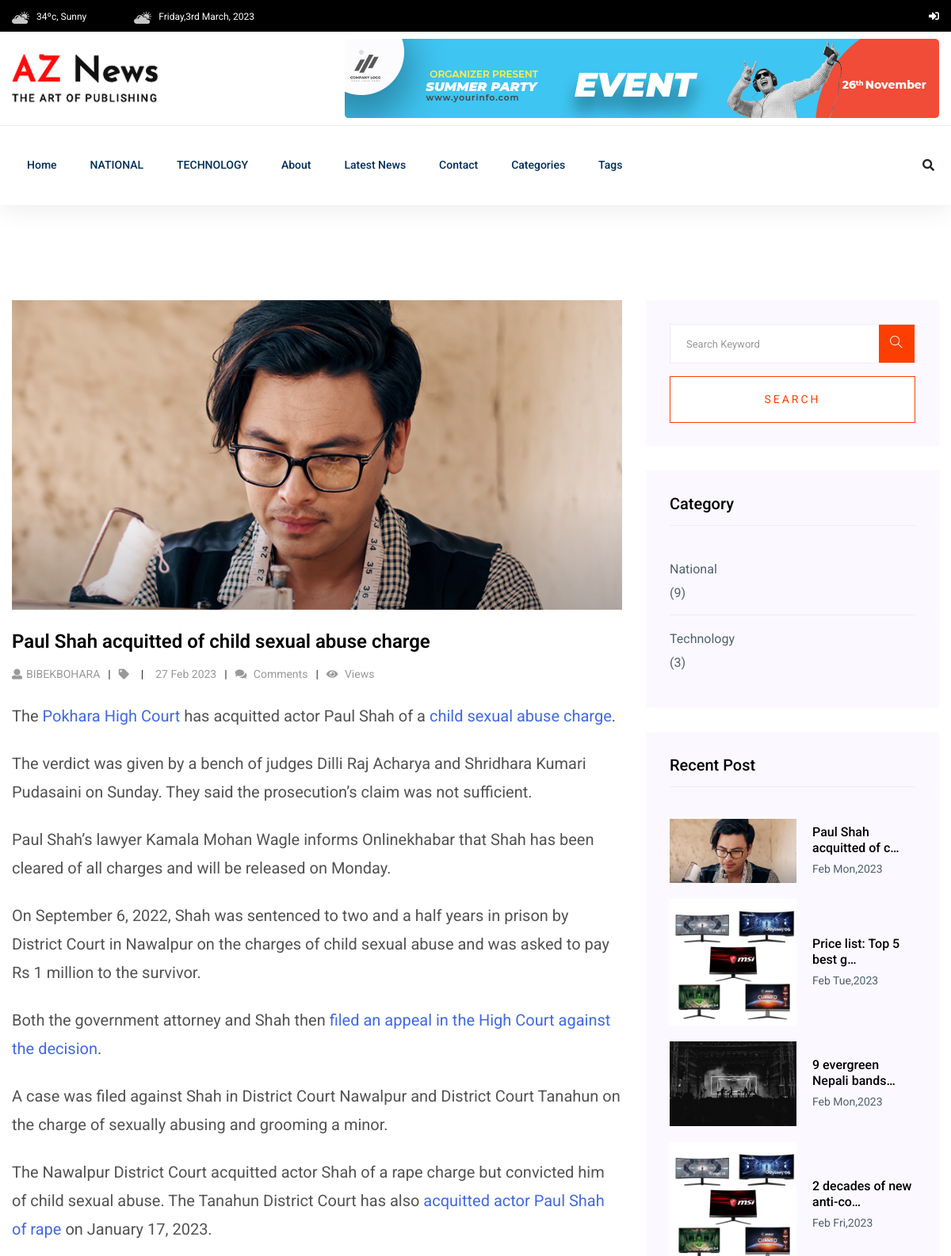
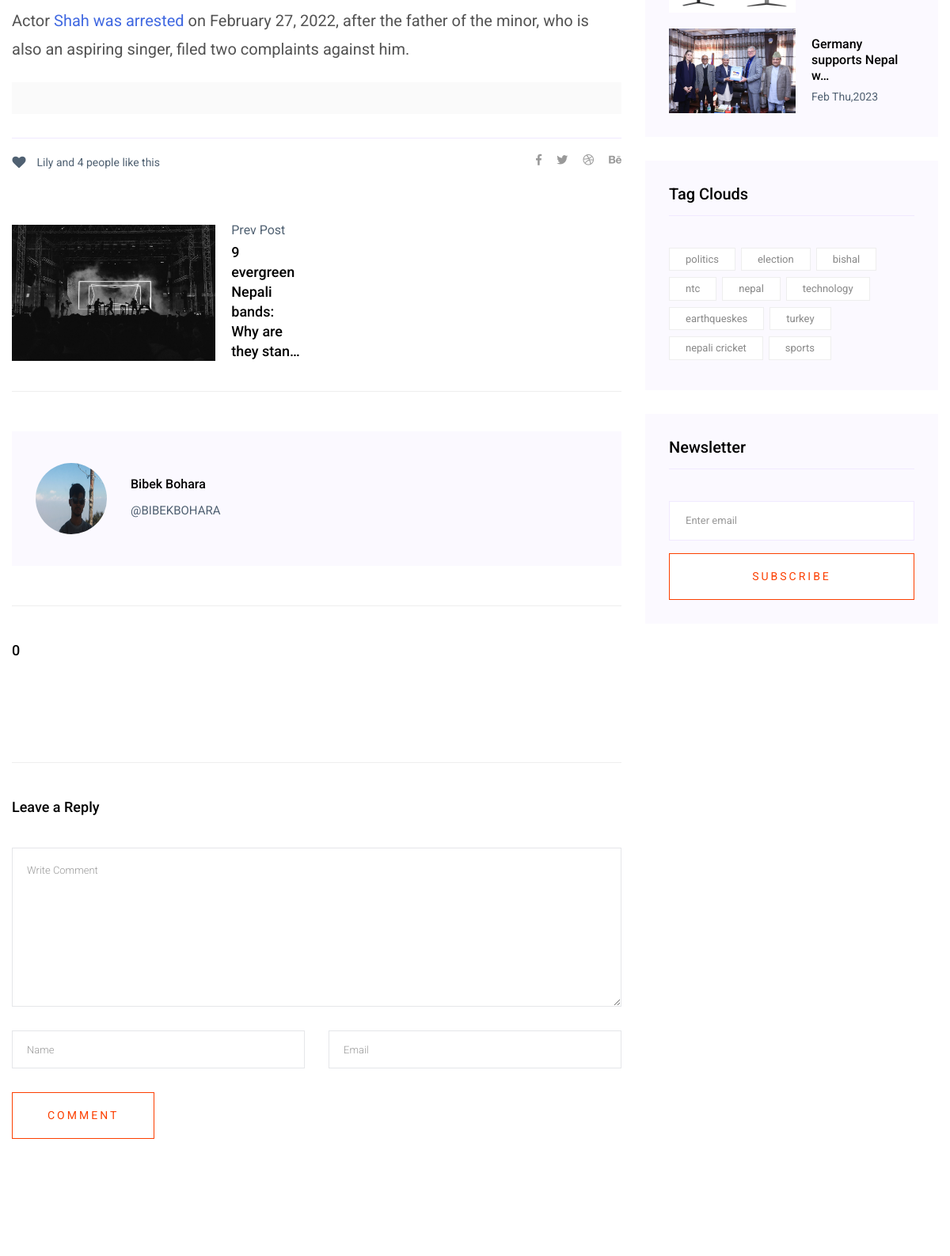
Page /post-detail/27/ (upper part) on the committed database (2 pictures, top to bottom).
### newspaper_app/models.py (models this page shows, shortened)
class TimeStampModel(models.Model):
    created_at = models.DateTimeField(auto_now_add=True)
    updated_at = models.DateTimeField(auto_now=True)
    class Meta:
        abstract = True # do not create table for this model

class Category(TimeStampModel):
    name = models.CharField(max_length=20)
    def __str__(self):
        return self.name

class Post(TimeStampModel):
    STATUS_CHOICES =[
        ("active", "Active"),
        ("in_active", "Inactive"),
    ]
    title = models.CharField(max_length=250)
    content = models.TextField()
    featured_image = models.ImageField(upload_to="post_images/%Y/%m/%d", blank=False)
    author = models.ForeignKey("auth.User", on_delete=models.CASCADE)
    published_at = models.DateTimeField(null=True, blank=True)
    status =models.CharField(max_length=20, choices=STATUS_CHOICES, default="active")
    views_count = models.PositiveBigIntegerField(default=0)
    category  = models.ForeignKey(Category, on_delete=models.CASCADE)
    tag = models.ManyToManyField(Tag)
    def latest_comments(self):
        comments = Comment.objects.filter(post=self).order_by("created_at")
        return comments

class Tag(TimeStampModel):
    name = models.CharField(max_length=20)
    created_at = models.DateTimeField(auto_now_add=True)
    updated_at = models.DateTimeField(auto_now=True)

### newspaper_app/views.py (the view)
class PostDetailView(DetailView):
    model = Post
    template_name = "aznews/detail.html"
    context_object_name ="post"
    def get_queryset(self):
        qs = super().get_queryset()
        return qs.filter(status="active", published_at__isnull=False)
    def get_context_data(self, * args, **kwargs):
        context = super().get_context_data(* args, **kwargs)
        obj = self.get_object()
        obj.views_count += 1
        obj.save()
        context["previous_post"]=(
            Post.objects.filter(status="active", published_at__isnull=False, id__lt=obj.id).
            order_by("-id")
            .first()
        )
        context["next_post"]=(
            Post.objects.filter(status="active", published_at__isnull=False, id__gt=obj.id).
            order_by("id")
            .first()
        )
        context["recent_posts"]=(
            Post.objects.filter(status="active", published_at__isnull=False).order_by("-views_count")[:5]
        )
        return context

### templates/aznews/detail.html
{% extends "aznews/base.html" %}
{% block content %}
<section class="blog_area single-post-area section-padding">
    <div class="container">
       <div class="row">
          <div class="col-lg-8 posts-list">
             {% include "aznews/main/detail/left/post.html"%}
             {% include "aznews/main/detail/left/nav.html"%}
             {% include "aznews/main/detail/left/author.html"%}
             {% include "aznews/main/detail/left/comment_list.html"%}
             {% include "aznews/main/detail/left/comment_form.html"%}
          </div>
          <div class="col-lg-4">
             <div class="blog_right_sidebar">
               {% include "aznews/main/detail/right/search.html"%}
               {% include "aznews/main/detail/right/category.html"%}
               {% include "aznews/main/detail/right/popular.html"%}
               {% include "aznews/main/detail/right/tag.html"%}
               {% include "aznews/main/detail/right/newsletter.html"%}
             </div>
          </div>
       </div>
    </div>
 </section>
{% endblock content %}

### templates/aznews/header/header.html (shortened to what this page needs)
{% load static %}
<header>
   <div class="header-area">
        <div class="main-header ">
            <div class="header-top black-bg d-none d-md-block">
               <div class="container">
                   <div class="col-xl-12">
                        <div class="row d-flex justify-content-between align-items-center">
                            <div class="header-info-left">
                                <ul>
                                    <li><img src="{%static 'assets/img/icon/header_icon1.png'%}" alt="">34ºc, Sunny </li>
                                    <li><img src="{%static 'assets/img/icon/header_icon1.png'%}" alt="">{% now "l,jS F, Y" %}</li>
                                </ul>
                            </div>
                            <div class="header-info-right">
                                <ul class="header-social">
                                    {% if user.is_authenticated %}
                                    <li> <a href="{% url 'category-create' %}"><i class="fas fa-newspaper"></i></a></li>
                                    <li> <a href="{% url 'tag-create' %}"><i class="fas fa-tags"></i></a></li>
                                    <li><a href="{% url 'post-create' %}"><i class="fas fa-plus"></i></a></li>
                                    <li><a href="{% url 'draft-list' %}"><i class="fas fa-tasks"></i></a></li>
                                    <li> <a href="{% url 'logout' %}"><i class="fas fa-sign-out-alt"></i></a></li>
                                    {% else %}
                                    <li><a href="{% url 'login' %}"><i class="fas fa-sign-in-alt"></i></a></li>
                                   {% endif %}
                                </ul>
                            </div>
                        </div>
                   </div>
               </div>
            </div>
            <div class="header-mid d-none d-md-block">
               <div class="container">
                    <div class="row d-flex align-items-center">
                        <div class="col-xl-3 col-lg-3 col-md-3">
                            <div class="logo">
                                <a href="index.html"><img src="{%static 'assets/img/logo/logo.png'%}" alt=""></a>
                            </div>
                        </div>
                        <div class="col-xl-9 col-lg-9 col-md-9">
                            <div class="header-banner f-right ">
                                <img src="{%static 'assets/img/hero/header_card.jpg' %}" alt="">
                            </div>
                        </div>
                    </div>
               </div>
            </div>
           <div class="header-bottom header-sticky">
                <div class="container">
                    <div class="row align-items-center">
                        <div class="col-xl-10 col-lg-10 col-md-12 header-flex">
                            <div class="main-menu d-none d-md-block">
                                <nav>
                                    <ul id="navigation">
                                        <li><a href="/">Home</a></li>
                                        {% for top_category in top_categories %}
                                        <li>
                                            <a href="{% url 'post-by-category' top_category.pk %}">{{ top_category.name}}</a>
                                        </li>
                                        {% endfor %}
                                        <li><a href="{% url 'about' %}">About</a></li>
                                        <li><a href="{% url 'post-list' %}">Latest News</a></li>
                                        <li><a href="{% url 'contact' %}">Contact</a></li>
                                        <li><a href="">categories</a>
                                        </li>
                                        <li><a href="#">Tags</a>
                                        </li>
                                    </ul>
                                </nav>
                            </div>
                        </div>
                        <div class="col-xl-2 col-lg-2 col-md-4">
                            <div class="header-right-btn f-right d-none d-lg-block">
                                <i class="fas fa-search special-tag"></i>
                            </div>
                        </div>
                        <div class="col-12">
                        </div>
                    </div>
                </div>
           </div>
        </div>
   </div>
</header>

### templates/aznews/main/detail/left/post.html (shortened to what this page needs)
<div class="single-post">
    <div class="feature-img">
       <img class="img-fluid"
       src="{{ post.featured_image.url }}"
        alt="{{ post.title }}">
    </div>
    <div class="blog_details">
       <h2>{{ post.title }}
       </h2>
       <ul class="blog-info-link mt-3 mb-4">
         <li><a href="#"><i class="fa fa-user"></i>{{post.author.username}}</a></li>
          <li><a href="#"><i class="fa fa-tag"></i>{{post.tag.all|join:","}}</a></li>
          <li><a href="#">{{post.published_at|date:"d M Y"}}</a></li>
          <li><a href="#"><i class="fa fa-comments"></i> {{ post.latest_comment.count }}Comments</a></li>
          <li><a href="#"><i class="fa fa-eye"></i> {{ post.view_count }}Views</a></li>
       </ul>
       {{ post.content|safe}}
    </div>
 </div>

### templates/aznews/main/detail/left/nav.html (shortened to what this page needs)
<div class="navigation-top">
    <div class="d-sm-flex justify-content-between text-center">
       <p class="like-info"><span class="align-middle"><i class="fa fa-heart"></i></span> Lily and 4
          people like this</p>
       <div class="col-sm-4 text-center my-2 my-sm-0">
       </div>
       <ul class="social-icons">
          <li><a href="#"><i class="fab fa-facebook-f"></i></a></li>
          <li><a href="#"><i class="fab fa-twitter"></i></a></li>
          <li><a href="#"><i class="fab fa-dribbble"></i></a></li>
          <li><a href="#"><i class="fab fa-behance"></i></a></li>
       </ul>
    </div>
    <div class="navigation-area">
       <div class="row">
          <div
             class="col-lg-6 col-md-6 col-12 nav-left flex-row d-flex justify-content-start align-items-center">
            {% if previous_post %}
             <div class="thumb">
                <a href="{% url 'post-detail' previous_post.pk %}">
                   <img class="img-fluid" src="{{ previous_post.featured_image.url}}" alt="{{ previous_post.title}}">
                </a>
             </div>
             <div class="arrow">
                <a href="{% url 'post-detail' previous_post.pk %}">
                </a>
             </div>
             <div class="detials">
                <p>Prev Post</p>
                <a href="{% url 'post-detail' previous_post.pk %}">
                   <h4>{{ previous_post.title|truncatechars:44 }}</h4>
                </a>
             </div>
            {% endif %}
          </div>
          <div
             class="col-lg-6 col-md-6 col-12 nav-right flex-row d-flex justify-content-end align-items-center">
          </div>
       </div>
    </div>
 </div>

### templates/aznews/main/detail/left/author.html
{% load static %}
<div class="blog-author">
    <div class="media align-items-center">
       <img src="{% static "assets/img/bibek.jpg" %}" alt="{{ post.author.username}}">
       <div class="media-body">
          <a href="#">
             <h4>{{ post.author.get_full_name }}</h4>
          </a>
          <p>@{{ post.author.username }}</p>
       </div>
    </div>
 </div>

### templates/aznews/main/detail/left/comment_list.html (shortened to what this page needs)
{% load static %}
<div class="comments-area">
    <h4>{{ post.comment_set.count }}</h4>
 </div>

### templates/aznews/main/detail/right/category.html
<aside class="single_sidebar_widget post_category_widget">
    <h4 class="widget_title">Category</h4>
    <ul class="list cat-list">
      {% for top_category in whats_new_categories  %}
       <li>
          <a href="#" class="">
             <p>{{top_category.name|title}}</p>
             <p>({{ top_category.post_set.count }})</p>
          </a>
       </li>
      {% endfor %}
    </ul>
 </aside>

### templates/aznews/main/detail/right/popular.html
<aside class="single_sidebar_widget popular_post_widget">
    <h3 class="widget_title">Recent Post</h3>
   {% for recent_post in recent_posts %}
    <div class="media post_item">
       <img src="{{ recent_post.featured_image.url }}" alt="{{ recent_post.title }}"
       width="160px">
       <div class="media-body">
          <a href="{% url 'post-detail' recent_post.pk %}">
             <h3>{{ recent_post.title|truncatechars:25 }}</h3>
          </a>
          <p>{{ recent_post.published_at|date:"M D,Y" }}</p>
       </div>
    </div>
   {% endfor %}
 </aside>

### templates/aznews/main/detail/right/tag.html
<aside class="single_sidebar_widget tag_cloud_widget">
    <h4 class="widget_title">Tag Clouds</h4>
    <ul class="list">
      {% for tag in tags %}
       <li>
          <a href="#">{{ tag.name }}</a>
       </li>
       {% endfor %}
    </ul>
 </aside>

### rows in the picture
Category: name "NATIONAL", name "National", post_set.count "9"
Category: name "TECHNOLOGY", name "Technology", post_set.count "3"
Post: featured_image (picture), title "Paul Shah acquitted of child sexual abuse charge", author.username "BIBEKBOHARA", published_at "27 Feb 2023", content "The Pokhara High Court has acquitted actor Paul Shah of a child sexual abuse charge . The verdict was given by a bench of judges Dilli Raj Acharya and Shridhara Kumari Pudasaini on Sunday. They said the prosecution’s claim was not sufficient. Paul Shah’s lawyer Kamala Mohan Wagle informs Onlinekhabar that Shah has been cleared of all charges and will be released on Monday. On September 6, 2022, Shah was sentenced to two and a half years in prison by District Court in Nawalpur on the charges of child sexual abuse and was asked to pay Rs 1 million to the survivor. Both the government attorney and Shah then filed an appeal in the High Court against the decision . A case was filed against Shah…", author.get_full_name "Bibek Bohara", comment_set.count "0", title "Paul Shah acquitted of c…", published_at "Feb Mon,2023"
Post: featured_image (picture), title "9 evergreen Nepali bands: Why are they stan…", title "9 evergreen Nepali bands…", published_at "Feb Mon,2023"
Post: featured_image (picture), title "Price list: Top 5 best g…", published_at "Feb Tue,2023"
Post: featured_image (picture), title "2 decades of new anti-co…", published_at "Feb Fri,2023"
Post: featured_image (picture), title "Germany supports Nepal w…", published_at "Feb Thu,2023"
Tag: name "politics"
Tag: name "election"
Tag: name "bishal"
Tag: name "ntc"
Tag: name "nepal"
Tag: name "technology"
Tag: name "earthqueskes"
Tag: name "turkey"
Tag: name "nepali cricket"
Tag: name "sports"
